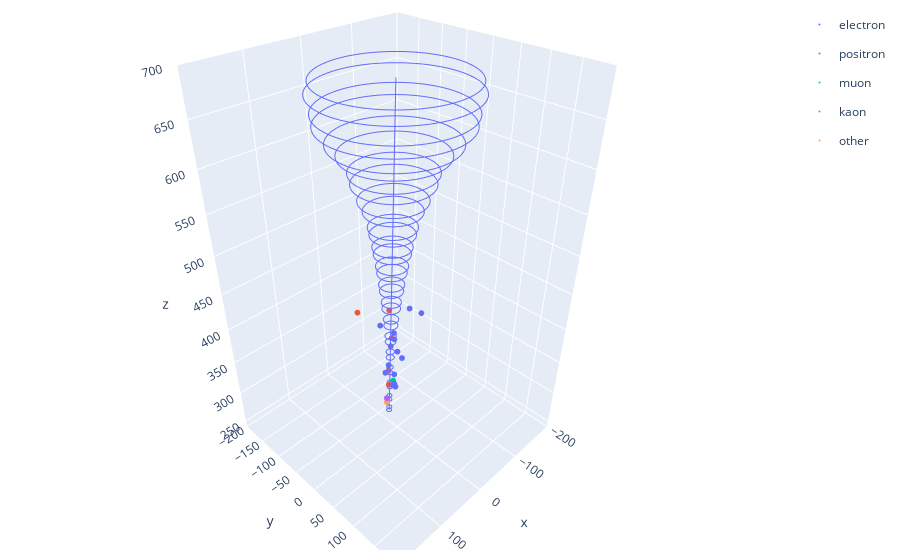

Here is the notebook cell this chart was saved with:
### Code cell
# Plot all of the points and trajectories (FOR DEBUGGING PURPOSES)
import plotly.graph_objects as go
import plotly.express as px
import copy

x_vals = []
y_vals = []
z_vals = []
pdg_vals = []

# set the event number
event = 9

print("event: " + str(event))
print("original # of hits: {}, cut # of hits: {}".format(len(tree['EcalRecHits_v3_v12/EcalRecHits_v3_v12.xpos_'][event]), len(cutTree['EcalRecHits_v3_v12/EcalRecHits_v3_v12.xpos_'][event])))
#print("pdgID: " + str(cutTree['Pdg_ID'][event]))

cutTree['Particle'] = copy.deepcopy(cutTree['Pdg_ID'])

# convert pdg IDs to colors
for hit in range(len(cutTree['Pdg_ID'][event])):
    if cutTree['Pdg_ID'][event][hit] == 11: # e-
        cutTree['Particle'][event][hit] = 'electron'
    elif cutTree['Pdg_ID'][event][hit] == -11: # e+
        cutTree['Particle'][event][hit] = 'positron'
    elif cutTree['Pdg_ID'][event][hit] == -13: # mu-
        cutTree['Particle'][event][hit] = 'muon'
    elif cutTree['Pdg_ID'][event][hit] == 13: # mu+
        cutTree['Particle'][event][hit] = 'muon'
    elif cutTree['Pdg_ID'][event][hit] == 321: # K+
        cutTree['Particle'][event][hit] = 'kaon'
    elif cutTree['Pdg_ID'][event][hit] == -321: # K-
        cutTree['Particle'][event][hit] = 'kaon'
    else:
        cutTree['Particle'][event][hit] = 'other'

#print("colorID: " + str(cutTree['colorID'][event]))
#print("pdgID: " + str(cutTree['Pdg_ID'][event]))


# store all of the position values
for hit in range(len(cutTree['EcalRecHits_v3_v12/EcalRecHits_v3_v12.xpos_'][event])):
    x_vals.append(cutTree['EcalRecHits_v3_v12/EcalRecHits_v3_v12.xpos_'][event][hit])
    y_vals.append(cutTree['EcalRecHits_v3_v12/EcalRecHits_v3_v12.ypos_'][event][hit])
    z_vals.append(cutTree['EcalRecHits_v3_v12/EcalRecHits_v3_v12.zpos_'][event][hit])
    pdg_vals.append(cutTree['Particle'][event][hit])
        
df = {}
df['x'] = x_vals
df['y'] = y_vals
df['z'] = z_vals
df['Particle'] = pdg_vals
#print("pdg_vals: " + str(pdg_vals))

eLayerIntercepts = []
intercept = (trajectories['etraj_sp'][event][0] + layer_dz*trajectories['enorm_sp'][event][0], 
            trajectories['etraj_sp'][event][1] + layer_dz*trajectories['enorm_sp'][event][1], 
            trajectories['etraj_sp'][event][2] + layer_dz*trajectories['enorm_sp'][event][2])
eLayerIntercepts.append(intercept)
eLayerIntercepts = np.concatenate(np.array(eLayerIntercepts))
#print(eLayerIntercepts)

traj = {}
traj['trajx'] = eLayerIntercepts[0]
traj['trajy'] = eLayerIntercepts[1]
traj['trajz'] = eLayerIntercepts[2]


# radii of containment (don't need to index the event for these because all of the eLayerIntercepts are already for the nth event)

figs = []
for layer in range(34):
    circle = {}
    radius = radius_beam_68[layer]
    centerX = eLayerIntercepts[0][layer]
    centerY = eLayerIntercepts[1][layer]
    centerZ = eLayerIntercepts[2][layer]
    theta = np.linspace(0, 2*np.pi, 360)
    circle['circleX'] = radius * np.cos(theta) + centerX
    circle['circleY'] = radius * np.sin(theta) + centerY
    circle['circleZ'] = np.zeros(360) + centerZ
    figC = px.line_3d(circle, x='circleX', y='circleY', z='circleZ')
    figs.append(figC)

fig1 = px.scatter_3d(df,x='x', y='y', z='z', color='Particle', labels={
                     "x": "X (mm)",
                     "y": "Y (mm)",
                     "z": "Z (mm)"
                    }, width=700,height=700)

fig2 = px.line_3d(traj, x="trajx", y="trajy", z="trajz", labels={
                     "trajx": "X (mm)",
                     "trajy": "Y (mm)",
                     "trajz": "Z (mm)"})

figData = ()
for fig in figs:
    figData += fig.data

fig3 = go.Figure(data=fig1.data + fig2.data + figData)
fig3.update_xaxes(range=[-200, 200])
fig3.update_yaxes(range=[-200, 200])
fig3.update_layout(
    scene = dict(
        xaxis = dict(nticks=6, range=[-200,200],),
                     yaxis = dict(nticks=10, range=[-200,200],),
                     zaxis = dict(nticks=10, range=[240,700],),),
    autosize=False,
    margin=dict(r=20, l=10, b=10, t=10))
fig3.update_traces(marker=dict(size=2),selector=dict(mode='markers'))


fig3.show()
#print("pdgID: " + str(cutTree['Pdg_ID'][event]))

nKaons = 0
nMuons = 0
nElectrons = 0
nPositrons = 0
nOthers = 0
for pdgID in cutTree['Pdg_ID'][event]:
    if(pdgID == 11): nElectrons +=1
    elif(pdgID == -11): nPositrons +=1
    elif(pdgID == 13 or pdgID == -13): nMuons +=1
    elif(pdgID == 321 or pdgID == -321): nKaons +=1
    else: nOthers +=1

print("SUMMARY:")
print("Number of Hits: {}".format(nKaons + nMuons + nElectrons + nPositrons + nOthers))
print("-> Kaons: {}".format(nKaons))
print("-> Muons: {}".format(nMuons))
print("-> Electrons: {}".format(nElectrons))
print("-> Positrons: {}".format(nPositrons))
print("-> Others: {}".format(nOthers))

nKaons = 0
nMuons = 0
nElectrons = 0
nPositrons = 0
nOthers = 0

### Figure 1 — Plotly figure (JSON) as saved in the notebook; plotly's stock layout.template omitted (floating-point values rounded to 4 significant figures; data arrays with more than 128 entries replaced by an {"elided": "..."} marker saying what was removed)
{"data": [{"hovertemplate": "Particle=electron<br>X (mm)=%{x}<br>Y (mm)=%{y}<br>Z (mm)=%{z}<extra></extra>", "legendgroup": "electron", "marker": {"color": "#636efa", "size": 2, "symbol": "circle"}, "mode": "markers", "name": "electron", "scene": "scene", "showlegend": true, "type": "scatter3d", "x": [-8.341, -4.171, -45.88, -37.54, 4.171, -62.56, -8.341, -25.02, -29.19, -16.68, -16.68, -12.51, -16.68, -20.85], "y": [-38.53, -45.75, 12.04, -45.75, -2.408, -31.3, -24.08, -24.08, -16.86, -38.53, -24.08, -16.86, -24.08, -31.3], "z": [312.8, 387.1, 412.0, 362.4, 387.1, 396.2, 362.4, 346.6, 337.5, 321.9, 312.8, 297.0, 297.0, 288.5]}, {"hovertemplate": "Particle=positron<br>X (mm)=%{x}<br>Y (mm)=%{y}<br>Z (mm)=%{z}<extra></extra>", "legendgroup": "positron", "marker": {"color": "#EF553B", "size": 2, "symbol": "circle"}, "mode": "markers", "name": "positron", "scene": "scene", "showlegend": true, "type": "scatter3d", "x": [70.9, -33.37, -25.02, -16.68, -16.68], "y": [-16.86, -52.97, -38.53, -38.53, -38.53], "z": [445.9, 396.2, 362.4, 312.8, 288.5]}, {"hovertemplate": "Particle=muon<br>X (mm)=%{x}<br>Y (mm)=%{y}<br>Z (mm)=%{z}<extra></extra>", "legendgroup": "muon", "marker": {"color": "#00cc96", "size": 2, "symbol": "circle"}, "mode": "markers", "name": "muon", "scene": "scene", "showlegend": true, "type": "scatter3d", "x": [-20.85], "y": [-31.3], "z": [297.0]}, {"hovertemplate": "Particle=kaon<br>X (mm)=%{x}<br>Y (mm)=%{y}<br>Z (mm)=%{z}<extra></extra>", "legendgroup": "kaon", "marker": {"color": "#ab63fa", "size": 2, "symbol": "circle"}, "mode": "markers", "name": "kaon", "scene": "scene", "showlegend": true, "type": "scatter3d", "x": [-4.171], "y": [-31.3], "z": [274]}, {"hovertemplate": "Particle=other<br>X (mm)=%{x}<br>Y (mm)=%{y}<br>Z (mm)=%{z}<extra></extra>", "legendgroup": "other", "marker": {"color": "#FFA15A", "size": 2, "symbol": "circle"}, "mode": "markers", "name": "other", "scene": "scene", "showlegend": true, "type": "scatter3d", "x": [-4.171], "y": [-31.3], "z": [266.9]}, {"hovertemplate": "X (mm)=%{x}<br>Y (mm)=%{y}<br>Z (mm)=%{z}<extra></extra>", "legendgroup": "", "line": {"color": "#636efa", "dash": "solid"}, "marker": {"symbol": "circle"}, "mode": "lines", "name": "", "scene": "scene", "showlegend": false, "type": "scatter3d", "x": [-11.62, -11.85, -12.42, -12.73, -13.36, -13.73, -14.41, -14.81, -15.49, -15.88, -16.56, -16.96, -17.64, -18.03, -18.72, -19.11, -19.79, -20.19, -20.87, -21.26, -21.94, -22.34, -23.02, -23.41, -24.25, -24.79, -25.63, -26.17, -27.01, -27.55, -28.39, -28.93, -29.77, -30.31], "y": [-32.77, -32.76, -32.75, -32.75, -32.74, -32.73, -32.72, -32.71, -32.7, -32.69, -32.68, -32.67, -32.66, -32.65, -32.64, -32.64, -32.62, -32.62, -32.6, -32.6, -32.59, -32.58, -32.57, -32.56, -32.54, -32.54, -32.52, -32.51, -32.5, -32.49, -32.47, -32.46, -32.45, -32.44], "z": [248.4, 253.8, 266.9, 274.0, 288.5, 297.1, 312.8, 321.9, 337.6, 346.7, 362.4, 371.5, 387.2, 396.3, 412.0, 421.1, 436.8, 445.9, 461.6, 470.7, 486.4, 495.5, 511.2, 520.3, 539.5, 552.1, 571.3, 583.9, 603.1, 615.7, 634.9, 647.5, 666.7, 679.3]}, {"hovertemplate": "circleX=%{x}<br>circleY=%{y}<br>circleZ=%{z}<extra></extra>", "legendgroup": "", "line": {"color": "#636efa", "dash": "solid"}, "marker": {"symbol": "circle"}, "mode": "lines", "name": "", "scene": "scene", "showlegend": false, "type": "scatter3d", "x": {"elided": "360 float values"}, "y": {"elided": "360 float values"}, "z": {"elided": "360 float values"}}, {"hovertemplate": "circleX=%{x}<br>circleY=%{y}<br>circleZ=%{z}<extra></extra>", "legendgroup": "", "line": {"color": "#636efa", "dash": "solid"}, "marker": {"symbol": "circle"}, "mode": "lines", "name": "", "scene": "scene", "showlegend": false, "type": "scatter3d", "x": {"elided": "360 float values"}, "y": {"elided": "360 float values"}, "z": {"elided": "360 float values"}}, {"hovertemplate": "circleX=%{x}<br>circleY=%{y}<br>circleZ=%{z}<extra></extra>", "legendgroup": "", "line": {"color": "#636efa", "dash": "solid"}, "marker": {"symbol": "circle"}, "mode": "lines", "name": "", "scene": "scene", "showlegend": false, "type": "scatter3d", "x": {"elided": "360 float values"}, "y": {"elided": "360 float values"}, "z": {"elided": "360 float values"}}, {"hovertemplate": "circleX=%{x}<br>circleY=%{y}<br>circleZ=%{z}<extra></extra>", "legendgroup": "", "line": {"color": "#636efa", "dash": "solid"}, "marker": {"symbol": "circle"}, "mode": "lines", "name": "", "scene": "scene", "showlegend": false, "type": "scatter3d", "x": {"elided": "360 float values"}, "y": {"elided": "360 float values"}, "z": {"elided": "360 float values"}}, {"hovertemplate": "circleX=%{x}<br>circleY=%{y}<br>circleZ=%{z}<extra></extra>", "legendgroup": "", "line": {"color": "#636efa", "dash": "solid"}, "marker": {"symbol": "circle"}, "mode": "lines", "name": "", "scene": "scene", "showlegend": false, "type": "scatter3d", "x": {"elided": "360 float values"}, "y": {"elided": "360 float values"}, "z": {"elided": "360 float values"}}, {"hovertemplate": "circleX=%{x}<br>circleY=%{y}<br>circleZ=%{z}<extra></extra>", "legendgroup": "", "line": {"color": "#636efa", "dash": "solid"}, "marker": {"symbol": "circle"}, "mode": "lines", "name": "", "scene": "scene", "showlegend": false, "type": "scatter3d", "x": {"elided": "360 float values"}, "y": {"elided": "360 float values"}, "z": {"elided": "360 float values"}}, {"hovertemplate": "circleX=%{x}<br>circleY=%{y}<br>circleZ=%{z}<extra></extra>", "legendgroup": "", "line": {"color": "#636efa", "dash": "solid"}, "marker": {"symbol": "circle"}, "mode": "lines", "name": "", "scene": "scene", "showlegend": false, "type": "scatter3d", "x": {"elided": "360 float values"}, "y": {"elided": "360 float values"}, "z": {"elided": "360 float values"}}, {"hovertemplate": "circleX=%{x}<br>circleY=%{y}<br>circleZ=%{z}<extra></extra>", "legendgroup": "", "line": {"color": "#636efa", "dash": "solid"}, "marker": {"symbol": "circle"}, "mode": "lines", "name": "", "scene": "scene", "showlegend": false, "type": "scatter3d", "x": {"elided": "360 float values"}, "y": {"elided": "360 float values"}, "z": {"elided": "360 float values"}}, {"hovertemplate": "circleX=%{x}<br>circleY=%{y}<br>circleZ=%{z}<extra></extra>", "legendgroup": "", "line": {"color": "#636efa", "dash": "solid"}, "marker": {"symbol": "circle"}, "mode": "lines", "name": "", "scene": "scene", "showlegend": false, "type": "scatter3d", "x": {"elided": "360 float values"}, "y": {"elided": "360 float values"}, "z": {"elided": "360 float values"}}, {"hovertemplate": "circleX=%{x}<br>circleY=%{y}<br>circleZ=%{z}<extra></extra>", "legendgroup": "", "line": {"color": "#636efa", "dash": "solid"}, "marker": {"symbol": "circle"}, "mode": "lines", "name": "", "scene": "scene", "showlegend": false, "type": "scatter3d", "x": {"elided": "360 float values"}, "y": {"elided": "360 float values"}, "z": {"elided": "360 float values"}}, {"hovertemplate": "circleX=%{x}<br>circleY=%{y}<br>circleZ=%{z}<extra></extra>", "legendgroup": "", "line": {"color": "#636efa", "dash": "solid"}, "marker": {"symbol": "circle"}, "mode": "lines", "name": "", "scene": "scene", "showlegend": false, "type": "scatter3d", "x": {"elided": "360 float values"}, "y": {"elided": "360 float values"}, "z": {"elided": "360 float values"}}, {"hovertemplate": "circleX=%{x}<br>circleY=%{y}<br>circleZ=%{z}<extra></extra>", "legendgroup": "", "line": {"color": "#636efa", "dash": "solid"}, "marker": {"symbol": "circle"}, "mode": "lines", "name": "", "scene": "scene", "showlegend": false, "type": "scatter3d", "x": {"elided": "360 float values"}, "y": {"elided": "360 float values"}, "z": {"elided": "360 float values"}}, {"hovertemplate": "circleX=%{x}<br>circleY=%{y}<br>circleZ=%{z}<extra></extra>", "legendgroup": "", "line": {"color": "#636efa", "dash": "solid"}, "marker": {"symbol": "circle"}, "mode": "lines", "name": "", "scene": "scene", "showlegend": false, "type": "scatter3d", "x": {"elided": "360 float values"}, "y": {"elided": "360 float values"}, "z": {"elided": "360 float values"}}, {"hovertemplate": "circleX=%{x}<br>circleY=%{y}<br>circleZ=%{z}<extra></extra>", "legendgroup": "", "line": {"color": "#636efa", "dash": "solid"}, "marker": {"symbol": "circle"}, "mode": "lines", "name": "", "scene": "scene", "showlegend": false, "type": "scatter3d", "x": {"elided": "360 float values"}, "y": {"elided": "360 float values"}, "z": {"elided": "360 float values"}}, {"hovertemplate": "circleX=%{x}<br>circleY=%{y}<br>circleZ=%{z}<extra></extra>", "legendgroup": "", "line": {"color": "#636efa", "dash": "solid"}, "marker": {"symbol": "circle"}, "mode": "lines", "name": "", "scene": "scene", "showlegend": false, "type": "scatter3d", "x": {"elided": "360 float values"}, "y": {"elided": "360 float values"}, "z": {"elided": "360 float values"}}, {"hovertemplate": "circleX=%{x}<br>circleY=%{y}<br>circleZ=%{z}<extra></extra>", "legendgroup": "", "line": {"color": "#636efa", "dash": "solid"}, "marker": {"symbol": "circle"}, "mode": "lines", "name": "", "scene": "scene", "showlegend": false, "type": "scatter3d", "x": {"elided": "360 float values"}, "y": {"elided": "360 float values"}, "z": {"elided": "360 float values"}}, {"hovertemplate": "circleX=%{x}<br>circleY=%{y}<br>circleZ=%{z}<extra></extra>", "legendgroup": "", "line": {"color": "#636efa", "dash": "solid"}, "marker": {"symbol": "circle"}, "mode": "lines", "name": "", "scene": "scene", "showlegend": false, "type": "scatter3d", "x": {"elided": "360 float values"}, "y": {"elided": "360 float values"}, "z": {"elided": "360 float values"}}, {"hovertemplate": "circleX=%{x}<br>circleY=%{y}<br>circleZ=%{z}<extra></extra>", "legendgroup": "", "line": {"color": "#636efa", "dash": "solid"}, "marker": {"symbol": "circle"}, "mode": "lines", "name": "", "scene": "scene", "showlegend": false, "type": "scatter3d", "x": {"elided": "360 float values"}, "y": {"elided": "360 float values"}, "z": {"elided": "360 float values"}}, {"hovertemplate": "circleX=%{x}<br>circleY=%{y}<br>circleZ=%{z}<extra></extra>", "legendgroup": "", "line": {"color": "#636efa", "dash": "solid"}, "marker": {"symbol": "circle"}, "mode": "lines", "name": "", "scene": "scene", "showlegend": false, "type": "scatter3d", "x": {"elided": "360 float values"}, "y": {"elided": "360 float values"}, "z": {"elided": "360 float values"}}, {"hovertemplate": "circleX=%{x}<br>circleY=%{y}<br>circleZ=%{z}<extra></extra>", "legendgroup": "", "line": {"color": "#636efa", "dash": "solid"}, "marker": {"symbol": "circle"}, "mode": "lines", "name": "", "scene": "scene", "showlegend": false, "type": "scatter3d", "x": {"elided": "360 float values"}, "y": {"elided": "360 float values"}, "z": {"elided": "360 float values"}}, {"hovertemplate": "circleX=%{x}<br>circleY=%{y}<br>circleZ=%{z}<extra></extra>", "legendgroup": "", "line": {"color": "#636efa", "dash": "solid"}, "marker": {"symbol": "circle"}, "mode": "lines", "name": "", "scene": "scene", "showlegend": false, "type": "scatter3d", "x": {"elided": "360 float values"}, "y": {"elided": "360 float values"}, "z": {"elided": "360 float values"}}, {"hovertemplate": "circleX=%{x}<br>circleY=%{y}<br>circleZ=%{z}<extra></extra>", "legendgroup": "", "line": {"color": "#636efa", "dash": "solid"}, "marker": {"symbol": "circle"}, "mode": "lines", "name": "", "scene": "scene", "showlegend": false, "type": "scatter3d", "x": {"elided": "360 float values"}, "y": {"elided": "360 float values"}, "z": {"elided": "360 float values"}}, {"hovertemplate": "circleX=%{x}<br>circleY=%{y}<br>circleZ=%{z}<extra></extra>", "legendgroup": "", "line": {"color": "#636efa", "dash": "solid"}, "marker": {"symbol": "circle"}, "mode": "lines", "name": "", "scene": "scene", "showlegend": false, "type": "scatter3d", "x": {"elided": "360 float values"}, "y": {"elided": "360 float values"}, "z": {"elided": "360 float values"}}, {"hovertemplate": "circleX=%{x}<br>circleY=%{y}<br>circleZ=%{z}<extra></extra>", "legendgroup": "", "line": {"color": "#636efa", "dash": "solid"}, "marker": {"symbol": "circle"}, "mode": "lines", "name": "", "scene": "scene", "showlegend": false, "type": "scatter3d", "x": {"elided": "360 float values"}, "y": {"elided": "360 float values"}, "z": {"elided": "360 float values"}}, {"hovertemplate": "circleX=%{x}<br>circleY=%{y}<br>circleZ=%{z}<extra></extra>", "legendgroup": "", "line": {"color": "#636efa", "dash": "solid"}, "marker": {"symbol": "circle"}, "mode": "lines", "name": "", "scene": "scene", "showlegend": false, "type": "scatter3d", "x": {"elided": "360 float values"}, "y": {"elided": "360 float values"}, "z": {"elided": "360 float values"}}, {"hovertemplate": "circleX=%{x}<br>circleY=%{y}<br>circleZ=%{z}<extra></extra>", "legendgroup": "", "line": {"color": "#636efa", "dash": "solid"}, "marker": {"symbol": "circle"}, "mode": "lines", "name": "", "scene": "scene", "showlegend": false, "type": "scatter3d", "x": {"elided": "360 float values"}, "y": {"elided": "360 float values"}, "z": {"elided": "360 float values"}}, {"hovertemplate": "circleX=%{x}<br>circleY=%{y}<br>circleZ=%{z}<extra></extra>", "legendgroup": "", "line": {"color": "#636efa", "dash": "solid"}, "marker": {"symbol": "circle"}, "mode": "lines", "name": "", "scene": "scene", "showlegend": false, "type": "scatter3d", "x": {"elided": "360 float values"}, "y": {"elided": "360 float values"}, "z": {"elided": "360 float values"}}, {"hovertemplate": "circleX=%{x}<br>circleY=%{y}<br>circleZ=%{z}<extra></extra>", "legendgroup": "", "line": {"color": "#636efa", "dash": "solid"}, "marker": {"symbol": "circle"}, "mode": "lines", "name": "", "scene": "scene", "showlegend": false, "type": "scatter3d", "x": {"elided": "360 float values"}, "y": {"elided": "360 float values"}, "z": {"elided": "360 float values"}}, {"hovertemplate": "circleX=%{x}<br>circleY=%{y}<br>circleZ=%{z}<extra></extra>", "legendgroup": "", "line": {"color": "#636efa", "dash": "solid"}, "marker": {"symbol": "circle"}, "mode": "lines", "name": "", "scene": "scene", "showlegend": false, "type": "scatter3d", "x": {"elided": "360 float values"}, "y": {"elided": "360 float values"}, "z": {"elided": "360 float values"}}, {"hovertemplate": "circleX=%{x}<br>circleY=%{y}<br>circleZ=%{z}<extra></extra>", "legendgroup": "", "line": {"color": "#636efa", "dash": "solid"}, "marker": {"symbol": "circle"}, "mode": "lines", "name": "", "scene": "scene", "showlegend": false, "type": "scatter3d", "x": {"elided": "360 float values"}, "y": {"elided": "360 float values"}, "z": {"elided": "360 float values"}}, {"hovertemplate": "circleX=%{x}<br>circleY=%{y}<br>circleZ=%{z}<extra></extra>", "legendgroup": "", "line": {"color": "#636efa", "dash": "solid"}, "marker": {"symbol": "circle"}, "mode": "lines", "name": "", "scene": "scene", "showlegend": false, "type": "scatter3d", "x": {"elided": "360 float values"}, "y": {"elided": "360 float values"}, "z": {"elided": "360 float values"}}, {"hovertemplate": "circleX=%{x}<br>circleY=%{y}<br>circleZ=%{z}<extra></extra>", "legendgroup": "", "line": {"color": "#636efa", "dash": "solid"}, "marker": {"symbol": "circle"}, "mode": "lines", "name": "", "scene": "scene", "showlegend": false, "type": "scatter3d", "x": {"elided": "360 float values"}, "y": {"elided": "360 float values"}, "z": {"elided": "360 float values"}}, {"hovertemplate": "circleX=%{x}<br>circleY=%{y}<br>circleZ=%{z}<extra></extra>", "legendgroup": "", "line": {"color": "#636efa", "dash": "solid"}, "marker": {"symbol": "circle"}, "mode": "lines", "name": "", "scene": "scene", "showlegend": false, "type": "scatter3d", "x": {"elided": "360 float values"}, "y": {"elided": "360 float values"}, "z": {"elided": "360 float values"}}, {"hovertemplate": "circleX=%{x}<br>circleY=%{y}<br>circleZ=%{z}<extra></extra>", "legendgroup": "", "line": {"color": "#636efa", "dash": "solid"}, "marker": {"symbol": "circle"}, "mode": "lines", "name": "", "scene": "scene", "showlegend": false, "type": "scatter3d", "x": {"elided": "360 float values"}, "y": {"elided": "360 float values"}, "z": {"elided": "360 float values"}}], "layout": {"autosize": false, "margin": {"b": 10, "l": 10, "r": 20, "t": 10}, "scene": {"xaxis": {"nticks": 6, "range": [-200, 200]}, "yaxis": {"nticks": 10, "range": [-200, 200]}, "zaxis": {"nticks": 10, "range": [240, 700]}}, "xaxis": {"range": [-200, 200]}, "yaxis": {"range": [-200, 200]}}}
